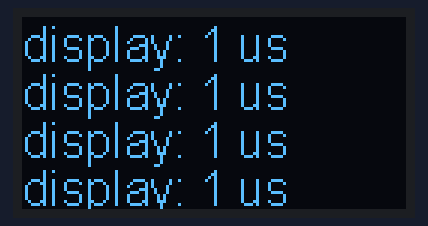
Simulated run of this program. Board: ESP32. On the bench: 128×64 one-colour display. What the program prints to the serial monitor is not drawn.

Above: at 0.1 s.
At 5.2 s:
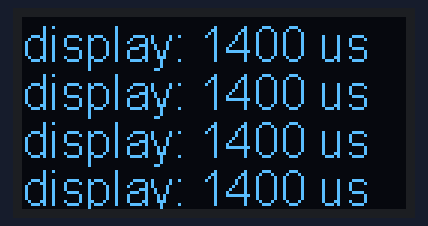
At 9.9 s:
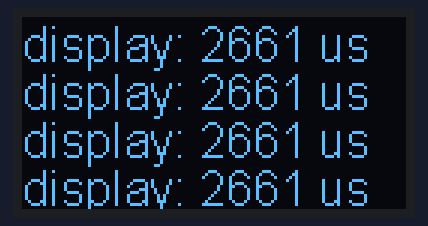
At 19.6 s:
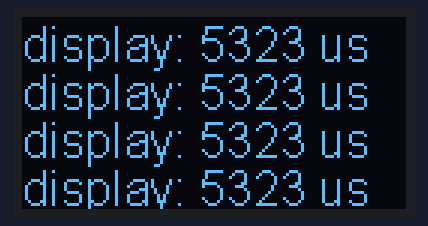
At 29.4 s:
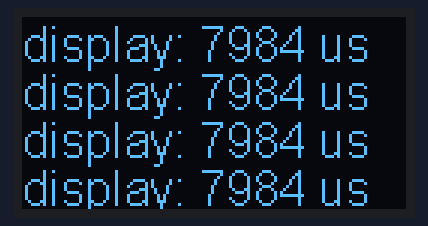
At 39.2 s:
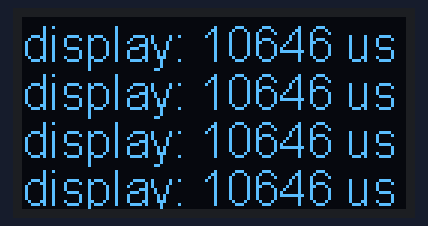

The program:

main.cpp
```cpp
#include <Arduino.h>
#include <Wire.h>  // Only needed for Arduino 1.6.5 and earlier
#include "SSD1306Wire.h" // legacy include: `#include "SSD1306.h"`

// Initialize the OLED display using Wire library
SSD1306Wire  display(0x3c, 21, 22);

void setup() {
  Serial.begin(2000000); // 2Mbps serial
  Serial.println("setup()");
  Serial.println();

  // Initialising the UI will init the display too.
  display.init();

  display.flipScreenVertically();
  display.setFont(ArialMT_Plain_10);
  display.setTextAlignment(TEXT_ALIGN_LEFT);
  display.setFont(ArialMT_Plain_16);
}

unsigned int t_start = 1;
unsigned int t_elapsed1[100];
unsigned long int t_elapsed1_avg = 1;
unsigned int t_elapsed2[100];
unsigned long int t_elapsed2_avg = 1;
unsigned int i = 0;
unsigned int j = 0;
unsigned int k = 0;


void oled_display_1() {
  // clear the display
  display.clear();
  // create more fonts at http://oleddisplay.squix.ch/
  display.setTextAlignment(TEXT_ALIGN_LEFT);
  display.setFont(ArialMT_Plain_24);
  display.drawString(0, 0, "NSEE");
  display.setFont(ArialMT_Plain_16);
  display.drawString(0, 24, "Simucam");
  //display.setFont(ArialMT_Plain_24);
  //display.drawString(0, 40, String(micros()));

  //display.setTextAlignment(TEXT_ALIGN_RIGHT);
  //display.drawString(10, 128, String(millis()));
  // write the buffer to the display
  //Serial.println("FPS = " + FPS);
  display.setFont(ArialMT_Plain_24);
  display.drawString(0, 40, String(t_elapsed1_avg)+":"+String(t_elapsed2_avg));
  display.display();
}

void oled_display_2() {
  // clear the display
  display.clear();
  // create more fonts at http://oleddisplay.squix.ch/
  //display.setTextAlignment(TEXT_ALIGN_LEFT);
  //display.setFont(ArialMT_Plain_16);
  display.drawString(0,  0, "display: "+String(t_elapsed1_avg)+" us");
  display.drawString(0, 16, "display: "+String(t_elapsed1_avg)+" us");
  display.drawString(0, 32, "display: "+String(t_elapsed1_avg)+" us");
  display.drawString(0, 48, "display: "+String(t_elapsed1_avg)+" us");
  //display.setFont(ArialMT_Plain_16);
  //display.drawString(0, 16, "printf: "+String(t_elapsed2_avg)+" us");
  //display.setFont(ArialMT_Plain_24);
  //display.drawString(0, 40, String(micros()));

  //display.setTextAlignment(TEXT_ALIGN_RIGHT);
  //display.drawString(10, 128, String(millis()));
  // write the buffer to the display
  //Serial.println("FPS = " + FPS);
  //display.setFont(ArialMT_Plain_24);
  //display.drawString(0, 40, +":"+String(t_elapsed2_avg));
  display.display();
}

void loop() {

  t_start = micros();
  oled_display_2();
  t_elapsed1[i++] = micros() - t_start;
  if (i > 99) i = 0;

  t_elapsed1_avg = 0;
  for(j=0 ; j<100 ; j++){
      t_elapsed1_avg += t_elapsed1[j];
  }
  t_elapsed1_avg = t_elapsed1_avg / 100;


  t_start = micros();
  Serial.printf("*");
  t_elapsed2[k++] = micros() - t_start;
  if (k > 99) k = 0;


  t_elapsed2_avg = 0;
  for(j=0 ; j<100 ; j++){
      t_elapsed2_avg += t_elapsed2[j];
  }
  t_elapsed2_avg = t_elapsed2_avg / 100;


  //Serial.printf("terminal: elapsed time in display function : %lu microsseconds, time in print function : %lu microsseconds.\n", t_elapsed1_avg, t_elapsed2_avg);
  Serial.printf("terminal: elapsed time in display function : %lu microsseconds, print function : %lu microsseconds.\n", t_elapsed1_avg, t_elapsed2_avg);


  delayMicroseconds(500000); // wait 500 miliseconds.
}


//*terminal: elapsed time in display function : 8658 microsseconds, time in print "*" function : 24 microsseconds. @ 2Mbps serail baudrate.
```

Measured:
- what the display in image 1 shows lasts 0.5 s, from 5.2 s to 5.7 s
